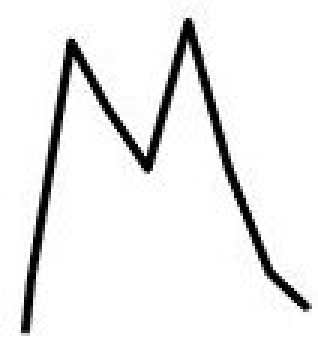
#> input picture archive/Patterns/0_00004.jpg, 106 x 119 px (shown 3 times larger); its folder holds 4 pictures in this run
$ python sk.py
#> lines starting #> are read from the running program, lines starting #| are printed output that depends on the picture
import pandas as pd
import numpy as np
import os
import cv2
from sklearn.tree import DecisionTreeClassifier
from sklearn.model_selection import train_test_split
from sklearn.metrics import accuracy_score
import joblib
from sklearn import tree

image_folder = 'archive/Patterns'

# Function to load images and extract features
def load_images_and_extract_features(folder):
#> called with folder = 'archive/Patterns'
    data = []
    labels = []
    for filename in os.listdir(folder):
        if filename.endswith('.jpg') or filename.endswith('.png'):
            # Load the image
            img_path = os.path.join(folder, filename)
            img = cv2.imread(img_path, cv2.IMREAD_GRAYSCALE)  # Load as grayscale
#> img is the input picture: shape (119, 106); min 0, max 255, mean 236.3
            if img is not None:
                # Resize the image to a fixed size (e.g., 64x64)
                img_resized = cv2.resize(img, (64, 64))
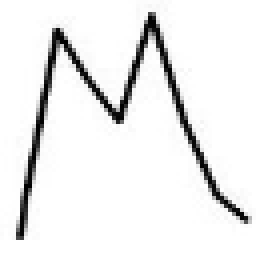
#> img_resized: shape (64, 64) (shown 4 times larger); min 0, max 255, mean 236.2
                # Flatten the image to a 1D array
                img_flattened = img_resized.flatten()
#> img_flattened = 4096 values, max 255 at index 0, min 0 at index 656, mean 236.2
                # Append the image data and label
                data.append(img_flattened)
                # Extract label from filename (assuming filename format: genre_XXXX.jpg)
                label = filename.split('_')[0]
                labels.append(label)
#> pass 2 of the loop in load_images_and_extract_features, `for filename in os.listdir(folder):`:
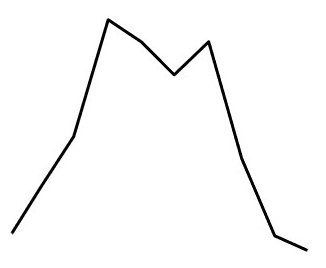
#> input picture archive/Patterns/0_00007.jpg, 326 x 268 px
#> in load_images_and_extract_features, img is the input picture: shape (268, 326); min 0, max 255, mean 249.5
#> in load_images_and_extract_features, `img_resized = cv2.resize(img, (64, 64))`:
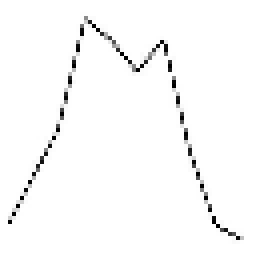
#> img_resized: shape (64, 64) (shown 4 times larger); min 0, max 255, mean 249.5
#> img_flattened = 4096 values, max 255 at index 0, min 0 at index 1066, mean 249.5
#> pass 3 of the loop in load_images_and_extract_features, `for filename in os.listdir(folder):`:
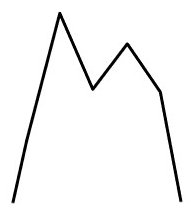
#> input picture archive/Patterns/0_00008.jpg, 196 x 213 px
#> in load_images_and_extract_features, img is the input picture: shape (213, 196); min 0, max 255, mean 245.6
#> in load_images_and_extract_features, `img_resized = cv2.resize(img, (64, 64))`:
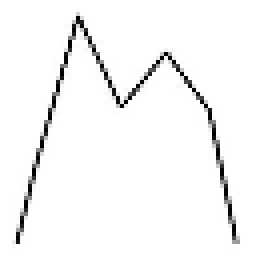
#> img_resized: shape (64, 64) (shown 4 times larger); min 0, max 255, mean 245.7
#> img_flattened = 4096 values, max 255 at index 0, min 0 at index 657, mean 245.7
#> the loop made 4 passes; the first 3 are shown
    return np.array(data), np.array(labels)

x, y = load_images_and_extract_features('archive/Patterns')
x_train, x_test, y_train, y_test = train_test_split(x, y, test_size=0.2)

model = DecisionTreeClassifier()
model.fit(x_train, y_train)
joblib.dump(model, 'music-recommender.joblib')

# model = joblib.load('music-recommender.joblib')

predictions = model.predict(x_test)
score = accuracy_score(y_test, predictions) # [1, 1, 1, 0, 0, 1, 0] = [1, 1, 1, 0, 0, 1, 0]
print(score)

tree.export_graphviz(model, out_file='music-recommender.dot',
                     feature_names=[f'pixel{i}' for i in range(x.shape[1])],
                     class_names=sorted(set(y)),
                     label='all',
                     filled=True)
